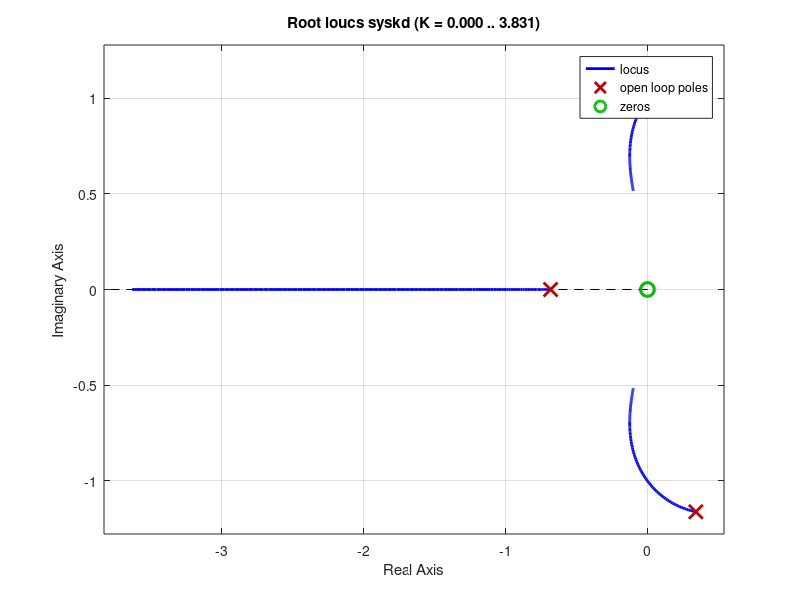
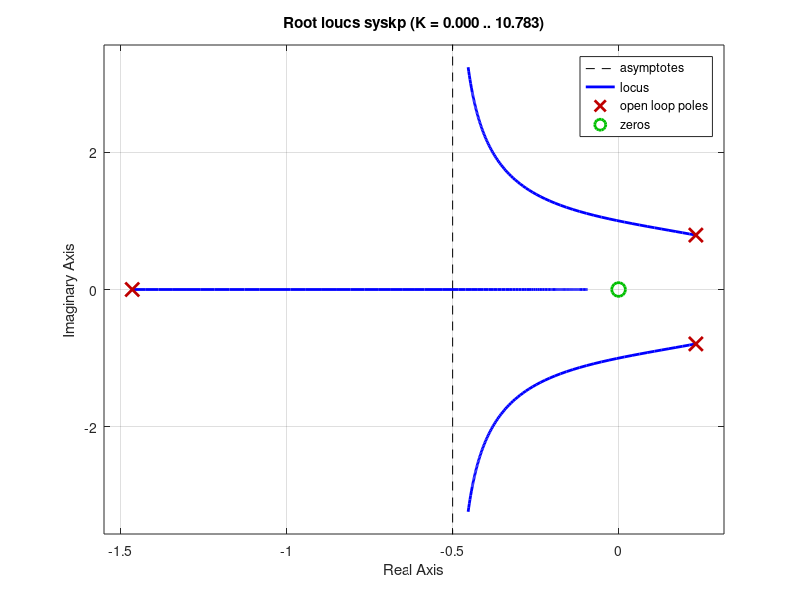
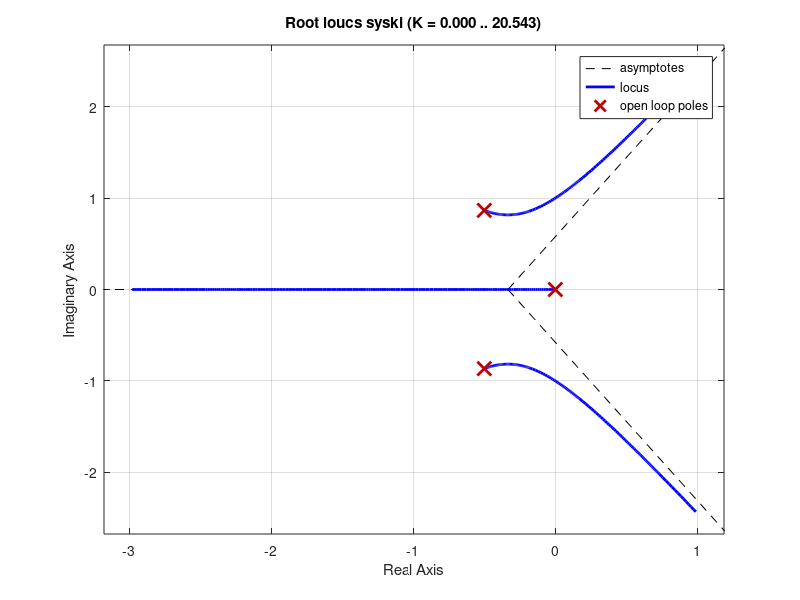

Write the MATLAB code that produced these figures, in order.
clc; clear;
syskd = tf([1 0 0],[1 0 1 1]);
syskp = tf([1 0],[1 1 0 1]);
syski = tf(1,[1 1 1 0]);
rlocus(syskd);
figure
rlocus(syskp);
figure
rlocus(syski);